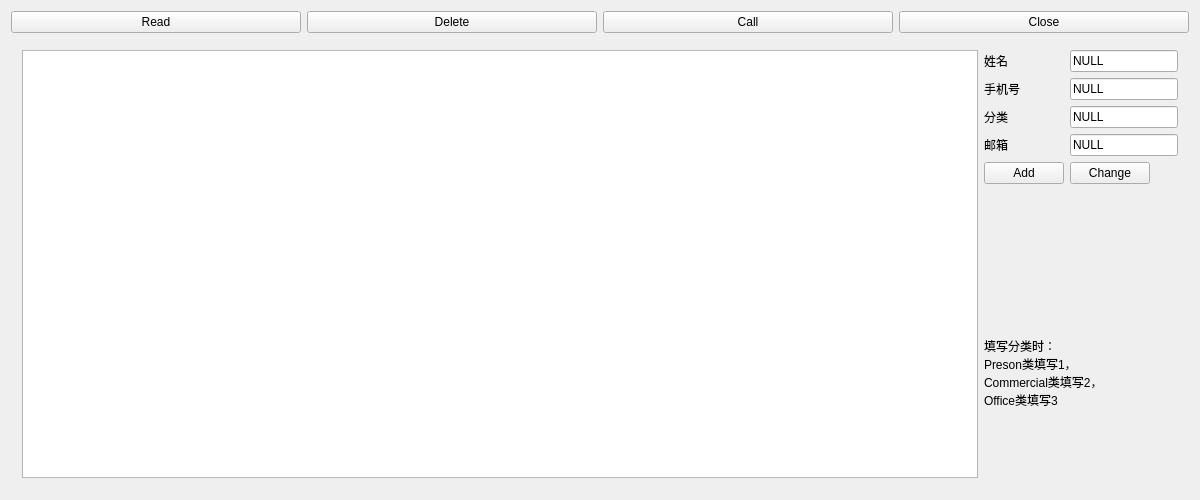
<?xml version="1.0" encoding="UTF-8"?>
<ui version="4.0">
 <class>MainWindow</class>
 <widget class="QMainWindow" name="MainWindow">
  <property name="geometry">
   <rect>
    <x>0</x>
    <y>0</y>
    <width>1200</width>
    <height>500</height>
   </rect>
  </property>
  <property name="sizePolicy">
   <sizepolicy hsizetype="Expanding" vsizetype="Expanding">
    <horstretch>0</horstretch>
    <verstretch>0</verstretch>
   </sizepolicy>
  </property>
  <property name="minimumSize">
   <size>
    <width>1200</width>
    <height>500</height>
   </size>
  </property>
  <property name="windowTitle">
   <string>MainWindow</string>
  </property>
  <widget class="QWidget" name="centralWidget">
   <layout class="QGridLayout" name="gridLayout">
    <item row="0" column="0">
     <layout class="QHBoxLayout" name="horizontalLayout">
      <item>
       <widget class="QPushButton" name="pushButton">
        <property name="text">
         <string>Read</string>
        </property>
       </widget>
      </item>
      <item>
       <widget class="QPushButton" name="pushButton_4">
        <property name="text">
         <string>Delete</string>
        </property>
       </widget>
      </item>
      <item>
       <widget class="QPushButton" name="pushButton_5">
        <property name="text">
         <string>Call</string>
        </property>
       </widget>
      </item>
      <item>
       <widget class="QPushButton" name="pushButton_6">
        <property name="text">
         <string>Close</string>
        </property>
       </widget>
      </item>
     </layout>
    </item>
    <item row="1" column="0">
     <widget class="QWidget" name="horizontalWidget" native="true">
      <layout class="QHBoxLayout" name="horizontalLayout_2" stretch="2,0">
       <item>
        <widget class="QPlainTextEdit" name="plainTextEdit">
         <property name="readOnly">
          <bool>true</bool>
         </property>
        </widget>
       </item>
       <item>
        <layout class="QVBoxLayout" name="verticalLayout">
         <item>
          <layout class="QFormLayout" name="formLayout">
           <property name="fieldGrowthPolicy">
            <enum>QFormLayout::ExpandingFieldsGrow</enum>
           </property>
           <property name="rightMargin">
            <number>0</number>
           </property>
           <item row="0" column="0">
            <widget class="QLabel" name="label">
             <property name="text">
              <string>姓名</string>
             </property>
            </widget>
           </item>
           <item row="0" column="1">
            <widget class="QLineEdit" name="lineEdit">
             <property name="text">
              <string>NULL</string>
             </property>
            </widget>
           </item>
           <item row="1" column="0">
            <widget class="QLabel" name="label_1">
             <property name="text">
              <string>手机号</string>
             </property>
            </widget>
           </item>
           <item row="1" column="1">
            <widget class="QLineEdit" name="lineEdit_2">
             <property name="text">
              <string>NULL</string>
             </property>
            </widget>
           </item>
           <item row="2" column="0">
            <widget class="QLabel" name="label_3">
             <property name="text">
              <string>分类</string>
             </property>
            </widget>
           </item>
           <item row="2" column="1">
            <widget class="QLineEdit" name="lineEdit_3">
             <property name="text">
              <string>NULL</string>
             </property>
            </widget>
           </item>
           <item row="3" column="0">
            <widget class="QLabel" name="label_4">
             <property name="text">
              <string>邮箱</string>
             </property>
            </widget>
           </item>
           <item row="3" column="1">
            <widget class="QLineEdit" name="lineEdit_4">
             <property name="text">
              <string>NULL</string>
             </property>
            </widget>
           </item>
           <item row="4" column="0">
            <widget class="QPushButton" name="pushButton_2">
             <property name="text">
              <string>Add</string>
             </property>
            </widget>
           </item>
           <item row="4" column="1">
            <widget class="QPushButton" name="pushButton_3">
             <property name="text">
              <string>Change</string>
             </property>
            </widget>
           </item>
          </layout>
         </item>
         <item>
          <widget class="QLabel" name="label_2">
           <property name="text">
            <string>填写分类时：
Preson类填写1，
Commercial类填写2，
Office类填写3</string>
           </property>
          </widget>
         </item>
        </layout>
       </item>
      </layout>
     </widget>
    </item>
   </layout>
  </widget>
 </widget>
 <layoutdefault spacing="6" margin="11"/>
 <resources/>
 <connections/>
</ui>
